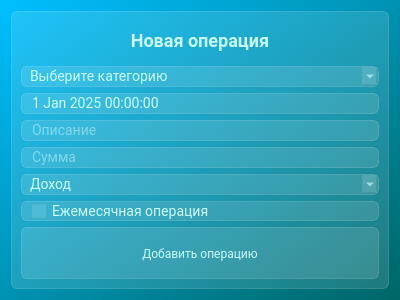
<?xml version="1.0" encoding="UTF-8"?>
<ui version="4.0">
 <class>Dialog</class>
 <widget class="QDialog" name="Dialog">
  <property name="geometry">
   <rect>
    <x>0</x>
    <y>0</y>
    <width>400</width>
    <height>300</height>
   </rect>
  </property>
  <property name="windowTitle">
   <string>new_operation</string>
  </property>
  <property name="styleSheet">
   <string notr="true">background-color: qlineargradient(spread:pad, x1:1, y1:1, x2:0, y2:0, stop:0 rgba(0, 102, 102, 255), stop:1 rgba(0, 191, 255, 255));
font-family: Roboto;</string>
  </property>
  <layout class="QVBoxLayout" name="verticalLayout_2">
   <item>
    <widget class="QFrame" name="operation_frame">
     <property name="styleSheet">
      <string notr="true">background-color: rgba(255, 255, 255, 30);
border: 1px solid rgba(255, 255, 255, 40);
border-radius: 6px;</string>
     </property>
     <property name="frameShape">
      <enum>QFrame::Shape::StyledPanel</enum>
     </property>
     <property name="frameShadow">
      <enum>QFrame::Shadow::Raised</enum>
     </property>
     <layout class="QVBoxLayout" name="verticalLayout">
      <item>
       <widget class="QLabel" name="title_lbl">
        <property name="styleSheet">
         <string notr="true">color: #c8fafa;
font-weight: bold;
font-size: 18px;
background-color: none;
border: none;
</string>
        </property>
        <property name="text">
         <string>Новая операция</string>
        </property>
        <property name="alignment">
         <set>Qt::AlignmentFlag::AlignCenter</set>
        </property>
       </widget>
      </item>
      <item>
       <widget class="QComboBox" name="category_cb">
        <property name="styleSheet">
         <string notr="true">QComboBox {
font-size: 14px;
color: #c8fafa;
padding-left: 8px;
}

QComboBox:item {
color: #c8fafa;;
padding-left: 8px;
}</string>
        </property>
        <property name="currentIndex">
         <number>-1</number>
        </property>
        <property name="placeholderText">
         <string>Выберите категорию</string>
        </property>
        <item>
         <property name="text">
          <string>Продукты</string>
         </property>
        </item>
        <item>
         <property name="text">
          <string>Маркетплейсы</string>
         </property>
        </item>
        <item>
         <property name="text">
          <string>Транспорт</string>
         </property>
        </item>
        <item>
         <property name="text">
          <string>Развлечения</string>
         </property>
        </item>
        <item>
         <property name="text">
          <string>Другое</string>
         </property>
        </item>
       </widget>
      </item>
      <item>
       <widget class="QDateTimeEdit" name="data">
        <property name="styleSheet">
         <string notr="true">font-size: 14px;
color: #c8fafa;
padding-left: 8px;;


</string>
        </property>
        <property name="buttonSymbols">
         <enum>QAbstractSpinBox::ButtonSymbols::NoButtons</enum>
        </property>
        <property name="date">
         <date>
          <year>2025</year>
          <month>1</month>
          <day>1</day>
         </date>
        </property>
       </widget>
      </item>
      <item>
       <widget class="QLineEdit" name="description_le">
        <property name="styleSheet">
         <string notr="true">font-size: 14px;
color: #c8fafa;
padding-left: 8px;</string>
        </property>
        <property name="placeholderText">
         <string>Описание</string>
        </property>
       </widget>
      </item>
      <item>
       <widget class="QLineEdit" name="amount_lbl">
        <property name="styleSheet">
         <string notr="true">font-size: 14px;
color: #c8fafa;
padding-left: 8px;</string>
        </property>
        <property name="placeholderText">
         <string>Сумма</string>
        </property>
       </widget>
      </item>
      <item>
       <widget class="QComboBox" name="operation_type_cb">
        <property name="styleSheet">
         <string notr="true">QComboBox {
font-size: 14px;
color: #c8fafa;
padding-left: 8px;
}

QComboBox:item {
color: white;
padding-left: 8px;
}</string>
        </property>
        <item>
         <property name="text">
          <string>Доход</string>
         </property>
        </item>
        <item>
         <property name="text">
          <string>Затраты</string>
         </property>
        </item>
       </widget>
      </item>
      <item>
       <widget class="QCheckBox" name="reload_cb">
        <property name="styleSheet">
         <string notr="true">font-size: 14px;
color: #c8fafa;
padding-left: 10px;</string>
        </property>
        <property name="text">
         <string>Ежемесячная операция</string>
        </property>
       </widget>
      </item>
      <item>
       <widget class="QPushButton" name="pushButton">
        <property name="styleSheet">
         <string notr="true">QPushButton {
color: #c8fafa;
background-color: rgba(255, 255, 255, 30);
border: 1px solid rgba(255, 255, 255, 40);
border-radius: 6px;
width: 230px;
height: 50px;
}
QPushButton:hover {
background-color: rgba(255, 255, 255, 40);
}
QPushButton:pressed {
background-color: rgba(255, 255, 255, 70);
}

</string>
        </property>
        <property name="text">
         <string>Добавить операцию</string>
        </property>
        <property name="icon">
         <iconset resource="icon/res-rc.qrc">
          <normaloff>:/icons/add.svg</normaloff>:/icons/add.svg</iconset>
        </property>
        <property name="iconSize">
         <size>
          <width>24</width>
          <height>24</height>
         </size>
        </property>
       </widget>
      </item>
     </layout>
    </widget>
   </item>
  </layout>
 </widget>
 <resources>
  <include location="icon/res-rc.qrc"/>
 </resources>
 <connections/>
</ui>
